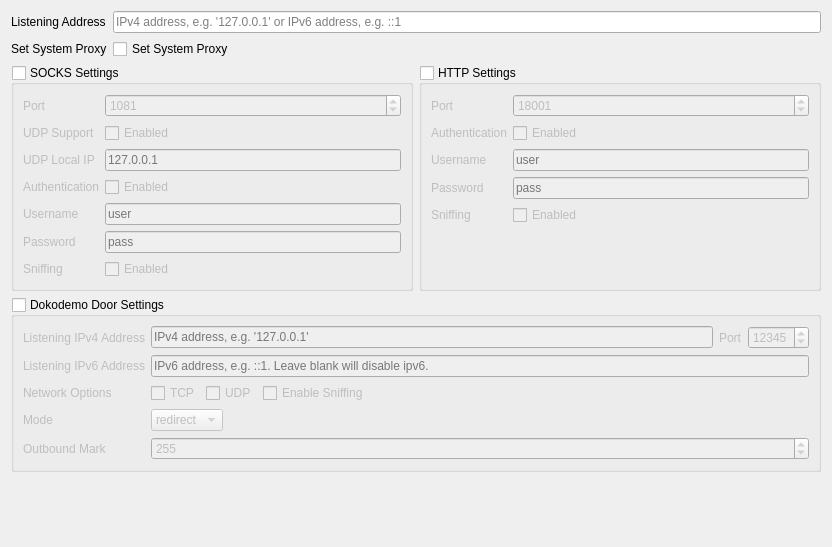
         <widget class="QWidget" name="scrollAreaWidgetContents_2">
          <property name="geometry">
           <rect>
            <x>0</x>
            <y>0</y>
            <width>832</width>
            <height>547</height>
           </rect>
          </property>
          <layout class="QVBoxLayout" name="verticalLayout_2">
           <item>
            <layout class="QFormLayout" name="formLayout_4">
             <item row="0" column="0">
              <widget class="QLabel" name="label_22">
               <property name="text">
                <string>Listening Address</string>
               </property>
               <property name="textFormat">
                <enum>Qt::PlainText</enum>
               </property>
              </widget>
             </item>
             <item row="0" column="1">
              <widget class="QLineEdit" name="listenIPTxt">
               <property name="placeholderText">
                <string>IPv4 address, e.g. '127.0.0.1' or IPv6 address, e.g. ::1</string>
               </property>
              </widget>
             </item>
             <item row="1" column="0">
              <widget class="QLabel" name="label_59">
               <property name="text">
                <string>Set System Proxy</string>
               </property>
               <property name="textFormat">
                <enum>Qt::PlainText</enum>
               </property>
              </widget>
             </item>
             <item row="1" column="1">
              <widget class="QCheckBox" name="setSysProxyCB">
               <property name="text">
                <string>Set System Proxy</string>
               </property>
              </widget>
             </item>
            </layout>
           </item>
           <item>
            <layout class="QGridLayout" name="gridLayout_11">
             <item row="0" column="0">
              <widget class="QGroupBox" name="socksGroupBox">
               <property name="title">
                <string>SOCKS Settings</string>
               </property>
               <property name="checkable">
                <bool>true</bool>
               </property>
               <property name="checked">
                <bool>false</bool>
               </property>
               <layout class="QFormLayout" name="formLayout_2">
                <item row="0" column="0">
                 <widget class="QLabel" name="label_4">
                  <property name="text">
                   <string>Port</string>
                  </property>
                  <property name="textFormat">
                   <enum>Qt::PlainText</enum>
                  </property>
                 </widget>
                </item>
                <item row="0" column="1">
                 <widget class="QSpinBox" name="socksPortLE">
                  <property name="minimum">
                   <number>1</number>
                  </property>
                  <property name="maximum">
                   <number>65535</number>
                  </property>
                  <property name="value">
                   <number>1081</number>
                  </property>
                 </widget>
                </item>
                <item row="1" column="0">
                 <widget class="QLabel" name="label_14">
                  <property name="text">
                   <string>UDP Support</string>
                  </property>
                  <property name="textFormat">
                   <enum>Qt::PlainText</enum>
                  </property>
                 </widget>
                </item>
                <item row="1" column="1">
                 <widget class="QCheckBox" name="socksUDPCB">
                  <property name="text">
                   <string>Enabled</string>
                  </property>
                 </widget>
                </item>
                <item row="2" column="0">
                 <widget class="QLabel" name="label_25">
                  <property name="text">
                   <string>UDP Local IP</string>
                  </property>
                  <property name="textFormat">
                   <enum>Qt::PlainText</enum>
                  </property>
                 </widget>
                </item>
                <item row="2" column="1">
                 <widget class="QLineEdit" name="socksUDPIP">
                  <property name="placeholderText">
                   <string notr="true">127.0.0.1</string>
                  </property>
                 </widget>
                </item>
                <item row="3" column="0">
                 <widget class="QLabel" name="label_10">
                  <property name="text">
                   <string>Authentication</string>
                  </property>
                  <property name="textFormat">
                   <enum>Qt::PlainText</enum>
                  </property>
                 </widget>
                </item>
                <item row="3" column="1">
                 <widget class="QCheckBox" name="socksAuthCB">
                  <property name="text">
                   <string>Enabled</string>
                  </property>
                 </widget>
                </item>
                <item row="5" column="0">
                 <widget class="QLabel" name="label_11">
                  <property name="text">
                   <string>Username</string>
                  </property>
                  <property name="textFormat">
                   <enum>Qt::PlainText</enum>
                  </property>
                 </widget>
                </item>
                <item row="5" column="1">
                 <widget class="QLineEdit" name="socksAuthUsernameTxt">
                  <property name="placeholderText">
                   <string notr="true">user</string>
                  </property>
                 </widget>
                </item>
                <item row="6" column="0">
                 <widget class="QLabel" name="label_12">
                  <property name="text">
                   <string>Password</string>
                  </property>
                  <property name="textFormat">
                   <enum>Qt::PlainText</enum>
                  </property>
                 </widget>
                </item>
                <item row="6" column="1">
                 <widget class="QLineEdit" name="socksAuthPasswordTxt">
                  <property name="placeholderText">
                   <string notr="true">pass</string>
                  </property>
                 </widget>
                </item>
                <item row="7" column="1">
                 <widget class="QCheckBox" name="socksSniffingCB">
                  <property name="text">
                   <string>Enabled</string>
                  </property>
                 </widget>
                </item>
                <item row="7" column="0">
                 <widget class="QLabel" name="label_87">
                  <property name="text">
                   <string>Sniffing</string>
                  </property>
                  <property name="textFormat">
                   <enum>Qt::PlainText</enum>
                  </property>
                 </widget>
                </item>
               </layout>
              </widget>
             </item>
             <item row="0" column="1">
              <widget class="QGroupBox" name="httpGroupBox">
               <property name="title">
                <string>HTTP Settings</string>
               </property>
               <property name="checkable">
                <bool>true</bool>
               </property>
               <property name="checked">
                <bool>false</bool>
               </property>
               <layout class="QFormLayout" name="formLayout_7">
                <item row="0" column="0">
                 <widget class="QLabel" name="label_3">
                  <property name="text">
                   <string>Port</string>
                  </property>
                  <property name="textFormat">
                   <enum>Qt::PlainText</enum>
                  </property>
                 </widget>
                </item>
                <item row="0" column="1">
                 <widget class="QSpinBox" name="httpPortLE">
                  <property name="minimum">
                   <number>1</number>
                  </property>
                  <property name="maximum">
                   <number>65535</number>
                  </property>
                  <property name="value">
                   <number>18001</number>
                  </property>
                 </widget>
                </item>
                <item row="1" column="0">
                 <widget class="QLabel" name="label_9">
                  <property name="text">
                   <string>Authentication</string>
                  </property>
                  <property name="textFormat">
                   <enum>Qt::PlainText</enum>
                  </property>
                 </widget>
                </item>
                <item row="1" column="1">
                 <widget class="QCheckBox" name="httpAuthCB">
                  <property name="text">
                   <string>Enabled</string>
                  </property>
                 </widget>
                </item>
                <item row="2" column="0">
                 <widget class="QLabel" name="label_2">
                  <property name="text">
                   <string>Username</string>
                  </property>
                  <property name="textFormat">
                   <enum>Qt::PlainText</enum>
                  </property>
                 </widget>
                </item>
                <item row="2" column="1">
                 <widget class="QLineEdit" name="httpAuthUsernameTxt">
                  <property name="placeholderText">
                   <string notr="true">user</string>
                  </property>
                 </widget>
                </item>
                <item row="3" column="0">
                 <widget class="QLabel" name="label_13">
                  <property name="text">
                   <string>Password</string>
                  </property>
                  <property name="textFormat">
                   <enum>Qt::PlainText</enum>
                  </property>
                 </widget>
                </item>
                <item row="3" column="1">
                 <widget class="QLineEdit" name="httpAuthPasswordTxt">
                  <property name="placeholderText">
                   <string notr="true">pass</string>
                  </property>
                 </widget>
                </item>
                <item row="4" column="1">
                 <widget class="QCheckBox" name="httpSniffingCB">
                  <property name="text">
                   <string>Enabled</string>
                  </property>
                 </widget>
                </item>
                <item row="4" column="0">
                 <widget class="QLabel" name="label_88">
                  <property name="text">
                   <string>Sniffing</string>
                  </property>
                  <property name="textFormat">
                   <enum>Qt::PlainText</enum>
                  </property>
                 </widget>
                </item>
               </layout>
              </widget>
             </item>
             <item row="1" column="0" colspan="2">
              <widget class="QGroupBox" name="tproxGroupBox">
               <property name="title">
                <string>Dokodemo Door Settings</string>
               </property>
               <property name="checkable">
                <bool>true</bool>
               </property>
               <property name="checked">
                <bool>false</bool>
               </property>
               <layout class="QFormLayout" name="formLayout_11">
                <item row="0" column="1">
                 <layout class="QHBoxLayout" name="horizontalLayout_8">
                  <item>
                   <widget class="QLineEdit" name="tproxyListenAddr">
                    <property name="placeholderText">
                     <string>IPv4 address, e.g. '127.0.0.1'</string>
                    </property>
                   </widget>
                  </item>
                  <item>
                   <widget class="QLabel" name="label_77">
                    <property name="text">
                     <string>Port</string>
                    </property>
                   </widget>
                  </item>
                  <item>
                   <widget class="QSpinBox" name="tProxyPort">
                    <property name="minimum">
                     <number>1</number>
                    </property>
                    <property name="maximum">
                     <number>65535</number>
                    </property>
                    <property name="value">
                     <number>12345</number>
                    </property>
                   </widget>
                  </item>
                 </layout>
                </item>
                <item row="2" column="0">
                 <widget class="QLabel" name="label_72">
                  <property name="text">
                   <string>Network Options</string>
                  </property>
                  <property name="textFormat">
                   <enum>Qt::PlainText</enum>
                  </property>
                 </widget>
                </item>
                <item row="2" column="1">
                 <layout class="QHBoxLayout" name="horizontalLayout">
                  <item>
                   <widget class="QCheckBox" name="tproxyEnableTCP">
                    <property name="text">
                     <string>TCP</string>
                    </property>
                   </widget>
                  </item>
                  <item>
                   <widget class="QCheckBox" name="tproxyEnableUDP">
                    <property name="text">
                     <string>UDP</string>
                    </property>
                   </widget>
                  </item>
                  <item>
                   <widget class="QCheckBox" name="tproxySniffingCB">
                    <property name="text">
                     <string>Enable Sniffing</string>
                    </property>
                   </widget>
                  </item>
                  <item>
                   <spacer name="horizontalSpacer_2">
                    <property name="orientation">
                     <enum>Qt::Horizontal</enum>
                    </property>
                    <property name="sizeHint" stdset="0">
                     <size>
                      <width>40</width>
                      <height>20</height>
                     </size>
                    </property>
                   </spacer>
                  </item>
                 </layout>
                </item>
                <item row="3" column="0">
                 <widget class="QLabel" name="label_78">
                  <property name="text">
                   <string>Mode</string>
                  </property>
                  <property name="textFormat">
                   <enum>Qt::PlainText</enum>
                  </property>
                 </widget>
                </item>
                <item row="3" column="1">
                 <widget class="QComboBox" name="tproxyMode">
                  <property name="sizePolicy">
                   <sizepolicy hsizetype="Fixed" vsizetype="Fixed">
                    <horstretch>0</horstretch>
                    <verstretch>0</verstretch>
                   </sizepolicy>
                  </property>
                  <item>
                   <property name="text">
                    <string notr="true">redirect</string>
                   </property>
                  </item>
                  <item>
                   <property name="text">
                    <string notr="true">tproxy</string>
                   </property>
                  </item>
                 </widget>
                </item>
                <item row="4" column="0">
                 <widget class="QLabel" name="label_79">
                  <property name="text">
                   <string>Outbound Mark</string>
                  </property>
                  <property name="textFormat">
                   <enum>Qt::PlainText</enum>
                  </property>
                 </widget>
                </item>
                <item row="4" column="1">
                 <widget class="QSpinBox" name="outboundMark">
                  <property name="minimum">
                   <number>0</number>
                  </property>
                  <property name="maximum">
                   <number>65535</number>
                  </property>
                  <property name="value">
                   <number>255</number>
                  </property>
                 </widget>
                </item>
                <item row="0" column="0">
                 <widget class="QLabel" name="label_73">
                  <property name="text">
                   <string>Listening IPv4 Address</string>
                  </property>
                  <property name="textFormat">
                   <enum>Qt::PlainText</enum>
                  </property>
                 </widget>
                </item>
                <item row="1" column="0">
                 <widget class="QLabel" name="label_90">
                  <property name="text">
                   <string>Listening IPv6 Address</string>
                  </property>
                  <property name="textFormat">
                   <enum>Qt::PlainText</enum>
                  </property>
                 </widget>
                </item>
                <item row="1" column="1">
                 <widget class="QLineEdit" name="tproxyListenV6Addr">
                  <property name="toolTip">
                   <string/>
                  </property>
                  <property name="text">
                   <string/>
                  </property>
                  <property name="placeholderText">
                   <string>IPv6 address, e.g. ::1. Leave blank will disable ipv6.</string>
                  </property>
                 </widget>
                </item>
               </layout>
              </widget>
             </item>
            </layout>
           </item>
           <item>
            <spacer name="verticalSpacer_10">
             <property name="orientation">
              <enum>Qt::Vertical</enum>
             </property>
             <property name="sizeHint" stdset="0">
              <size>
               <width>20</width>
               <height>40</height>
              </size>
             </property>
            </spacer>
           </item>
          </layout>
         </widget>
